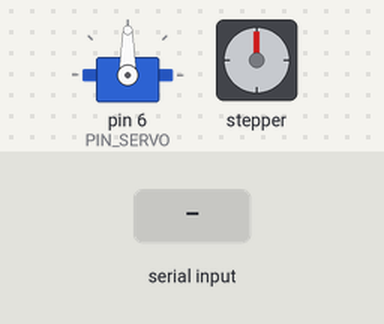
Bench run of a sketch on a simulated Arduino Uno, built with avr-gcc and run on an emulated ATmega328P. On the bench: servo, stepper motor. The test bench sets the inputs (shaded band). Stepper angles assume 3500 steps per turn.

Above: at 1.2 s.
1.3 s: "9" received over the second serial link
At 1.76 s:
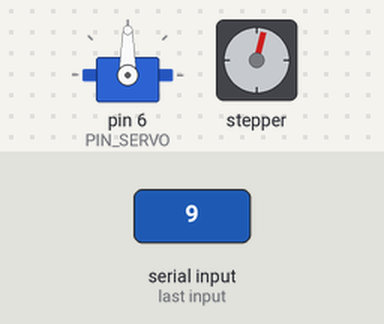
7.3 s: "D" received over the second serial link
At 10.0 s:
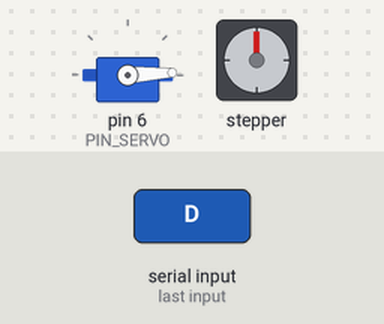
10.3 s: "8" received over the second serial link
At 10.82 s:
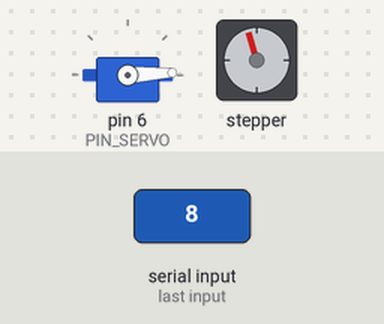
16.3 s: "C" received over the second serial link
At 19.2 s:
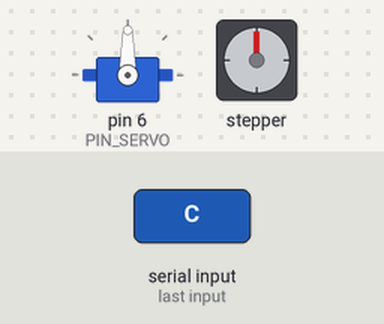
Timing chart, 0 to 20.3 s (numbered marks = the images above; inputs shaded):
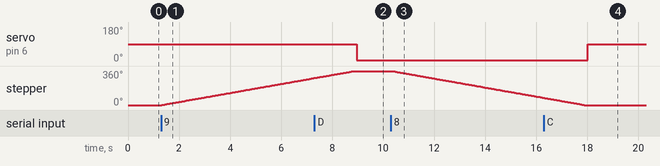

Measured:
- after the input at 1.3 s, stepper: keeps turning clockwise at about 48°/s, starting at once
- after the input at 7.3 s, servo on pin 6 (PIN_SERVO): 90° → 3° after 1.7 s
- after the input at 10.3 s, stepper: keeps turning counter-clockwise at about 48°/s, starting after 0.06 s
- after the input at 16.3 s, servo on pin 6 (PIN_SERVO): 3° → 90° after 1.7 s

The sketch:

arduinoUno1.ino
```cpp
#include <SoftwareSerial.h>
#include <Stepper.h>
#include <Servo.h>
#define PIN_RX 2
#define PIN_TX 3
#define PIN_SERVO 6
#define PIN_STEPPER_IN1 13
#define PIN_STEPPER_IN2 12
#define PIN_STEPPER_IN3 11
#define PIN_STEPPER_IN4 10
#define STEPS 3500

int bleData = 0;
int door = 0;
int window = 0;

SoftwareSerial bleSerial(PIN_RX, PIN_TX);
Servo servo;
Stepper stepper(STEPS, PIN_STEPPER_IN1, PIN_STEPPER_IN3, PIN_STEPPER_IN2, PIN_STEPPER_IN4);

void setup(){
  Serial.begin(9600);
  bleSerial.begin(9600);
  //bleSerial.print("AT+ROLE0");
  //pinMode(PIN_RX, INPUT);
  //pinMode(PIN_TX, OUTPUT);
  stepper.setSpeed(8);
  servo.attach(PIN_SERVO);
}

void loop(){
  //Serial.print(bleSerial.available());

  if(bleSerial.available()){

    bleData = bleSerial.read();
    //Serial.println(bleData);

    if(bleData=='8'){
      if(window==1){
        stepper.step(-STEPS);
        window = 0;
      }
    }
    else if(bleData=='9'){
      if(window==0){
        stepper.step(STEPS);
        window = 1;
      }
    }

    if(bleData=='C'){
      servo.write(90);
      door = 0;
    }
    else if(bleData=='D'){
      servo.write(3);
      door = 1;
    }
  }
  delay(100);
}
```
